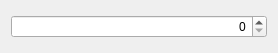
<?xml version="1.0" encoding="UTF-8"?>
<ui version="4.0">
 <class>DlgTpo</class>
 <widget class="QDialog" name="DlgTpo">
  <property name="geometry">
   <rect>
    <x>0</x>
    <y>0</y>
    <width>278</width>
    <height>53</height>
   </rect>
  </property>
  <property name="windowTitle">
   <string>Edit Tempo</string>
  </property>
  <layout class="QVBoxLayout" name="vl">
   <item>
    <widget class="QSpinBox" name="num">
     <property name="alignment">
      <set>Qt::AlignRight|Qt::AlignTrailing|Qt::AlignVCenter</set>
     </property>
    </widget>
   </item>
  </layout>
 </widget>
 <resources/>
 <connections/>
</ui>
